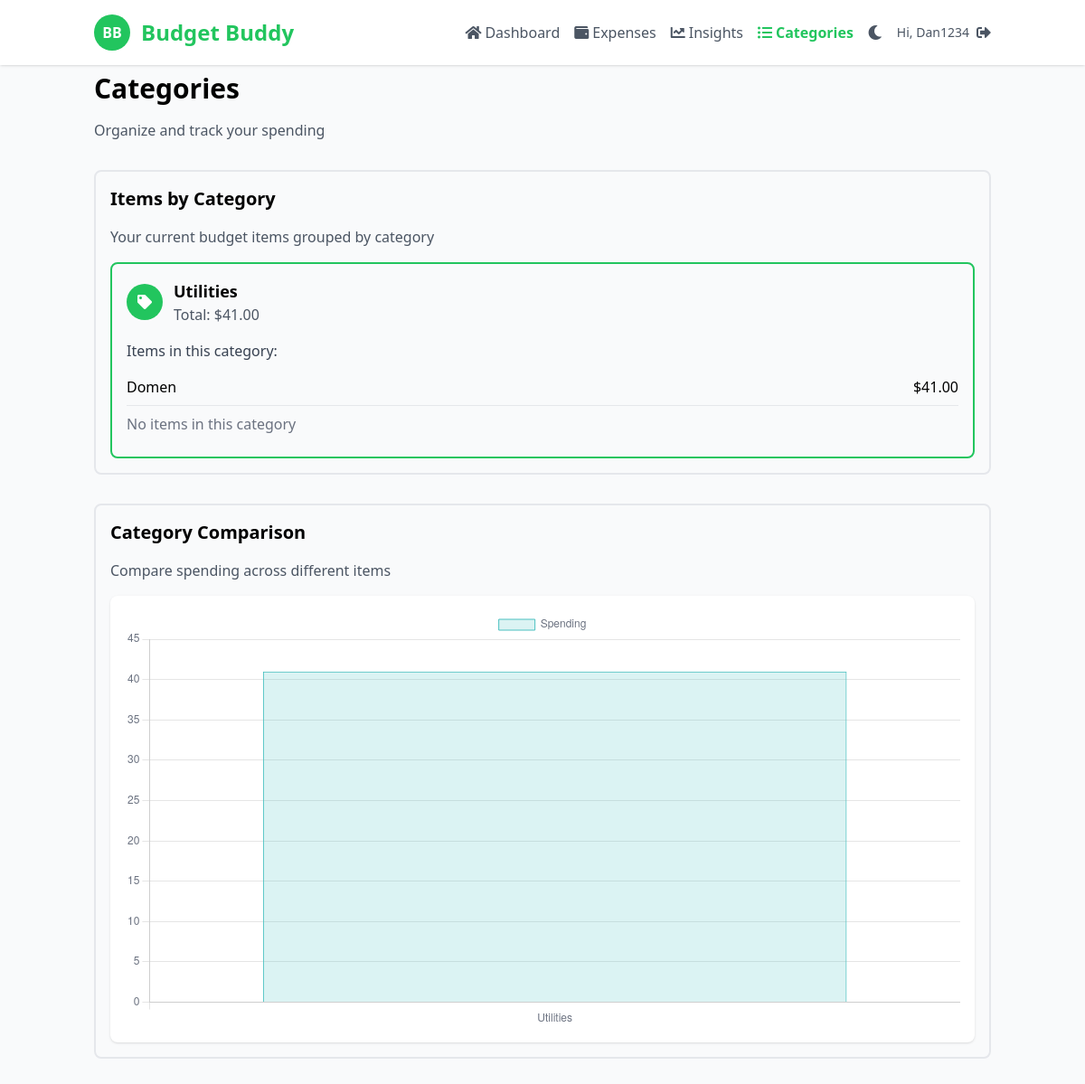
The page /categories (signed in) on the database as committed earlier.
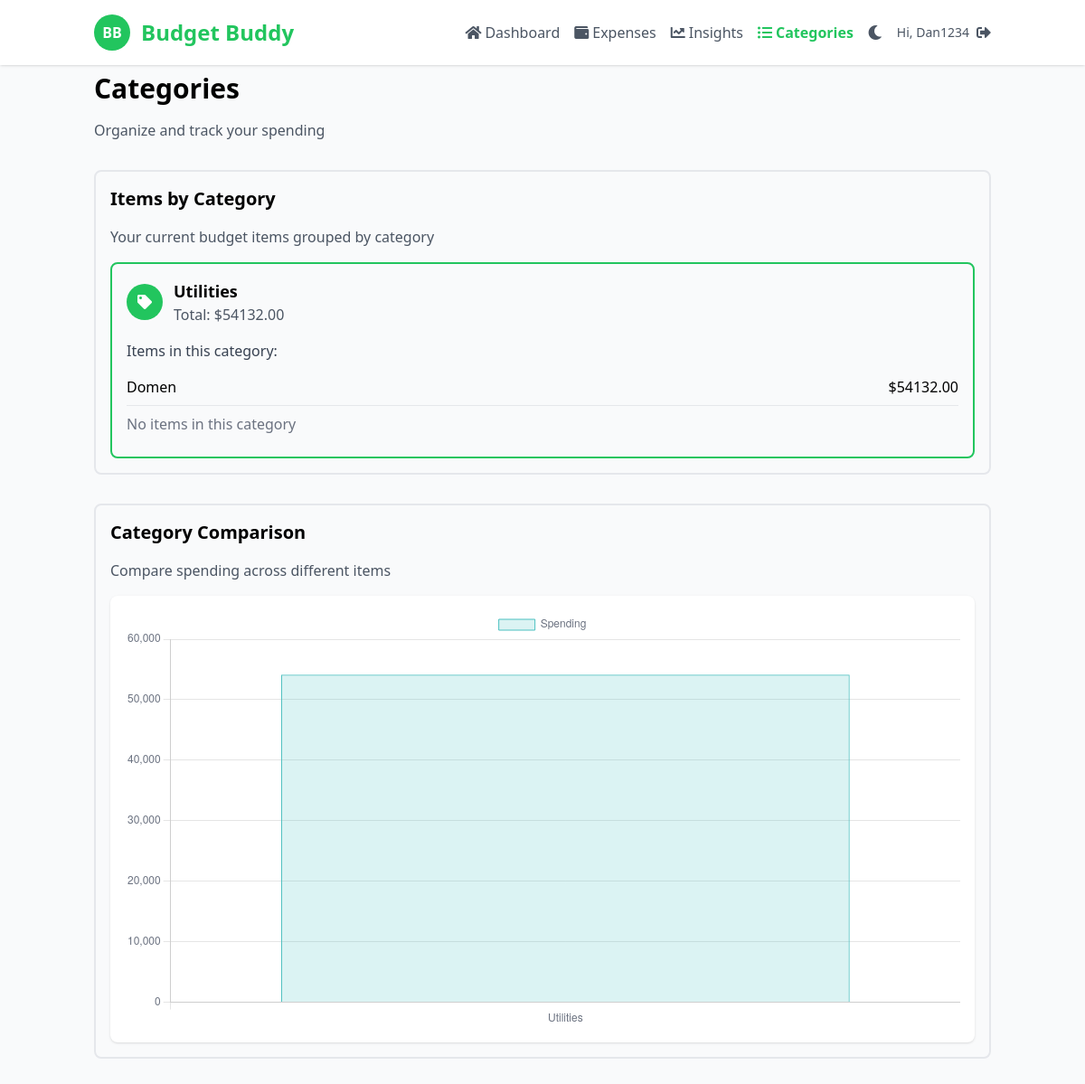
The same page on the database as committed later.
### app.py (models this page shows, shortened)
class Todo(db.Model):
    id = db.Column(db.Integer, primary_key=True)
    item = db.Column(db.String(200), nullable=False)  # Category
    name = db.Column(db.String(200), nullable=False, default="Unnamed Item")  # Item name
    cost = db.Column(db.Float, nullable=False)
    date_created = db.Column(db.DateTime, default=datetime.now)
    user_id = db.Column(db.Integer, db.ForeignKey('user.id'), nullable=False)

### app.py (the view)
    def decorated_function(*args, **kwargs):
        if not session.get('logged_in'):
            return redirect('/login')
        return f(*args, **kwargs)

### app.py (called while the page is built)
def login_required(f):
    def decorated_function(*args, **kwargs):
        if not session.get('logged_in'):
            return redirect('/login')
        return f(*args, **kwargs)
    decorated_function.__name__ = f.__name__
    return decorated_function

@app.route('/categories')
@login_required
def categories():
    user_id = session.get('user_id')
    items = Todo.query.filter_by(user_id=user_id).all()
    category_data = {}
    for item in items:
        if item.item in category_data:
            category_data[item.item] += item.cost
        else:
            category_data[item.item] = item.cost
    username = session.get('username', 'Demo User')
    return render_template('categories.html',
                          category_data=category_data,
                          items=items,
                          username=username)

### templates/categories.html (shortened to what the changed rows need)
<!DOCTYPE html>
<html lang="en">
<head>
    <script src="https://cdn.tailwindcss.com"></script>
    <link href="https://cdnjs.cloudflare.com/ajax/libs/font-awesome/5.15.3/css/all.min.css" rel="stylesheet"/>
</head>
<body class="bg-gray-50 dark:bg-dark-900 dark:text-dark-200">
<header class="bg-white shadow fixed w-full z-10 top-0 dark:bg-dark-800 dark:shadow-dark">
    <div class="container mx-auto px-4 py-4 flex justify-between items-center">
        <div class="flex items-center">
            <h1 class="ml-3 text-2xl font-bold text-green-500">Budget Buddy</h1>
        </div>
    </div>
</header>
<main class="container mx-auto px-4 py-8 pt-20">
    <h1 class="text-3xl font-semibold mb-4 dark:text-dark-100">Categories</h1>
    <section class="mb-8 border-2 border-gray-200 rounded-lg p-4 dark:border-dark-700">
        <h2 class="text-xl font-semibold mb-4 dark:text-dark-100">Items by Category</h2>
        <div class="grid grid-cols-1 gap-6">
            {% for category, amount in category_data.items() %}
            <div class="border-2 border-green-500 rounded-lg p-4 dark:border-green-400">
                <div class="flex items-center mb-4">
                    <div class="bg-green-500 text-white rounded-full w-10 h-10 flex items-center justify-center mr-3 dark:bg-green-400">
                        <i class="fas fa-tag"></i>
                    </div>
                    <div>
                        <h3 class="text-lg font-semibold dark:text-dark-100">{{ category }}</h3>
                        <p class="text-gray-600 dark:text-dark-400">Total: ${{ "%.2f"|format(amount) }}</p>
                    </div>
                </div>
                <div class="mt-2">
                    <h4 class="font-medium text-gray-700 mb-2 dark:text-dark-300">Items in this category:</h4>
                    <ul class="divide-y divide-gray-200 dark:divide-dark-600">
                        {% set found = false %}
                        {% for item in items %}
                            {% if item.item|string == category|string %}
                                {% set found = true %}
                                <li class="py-2 flex justify-between dark:text-dark-100">
                                    <span>{{ item.name }}</span>
                                    <span class="font-medium">${{ "%.2f"|format(item.cost) }}</span>
                                </li>
                            {% endif %}
                        {% endfor %}
                        {% if not found %}
                            <li class="py-2 text-gray-500 dark:text-dark-500">No items in this category</li>
                        {% endif %}
                    </ul>
                </div>
            </div>
            {% endfor %}
        </div>
    </section>
    <section class="border-2 border-gray-200 rounded-lg p-4 dark:border-dark-700">
        <h2 class="text-xl font-semibold mb-4 dark:text-dark-100">Category Comparison</h2>
        {% if category_data %}
        <div class="bg-white p-4 rounded-lg shadow dark:bg-dark-800">
            <canvas id="categoryChart" class="w-full h-auto"></canvas>
        </div>
        {% else %}
        <div class="text-center py-8 text-gray-500 dark:text-dark-400">
            <p>No data available yet. Add some items to see the comparison chart.</p>
        </div>
        {% endif %}
    </section>
</main>
</body>
</html>

Rows that differ between the two databases and show on the page:
changed Todo "Utilities": cost "41.00" → "54132.00"
Other text that changed with them:
chart data {{ amount }}: 41.0 → 54132.0
